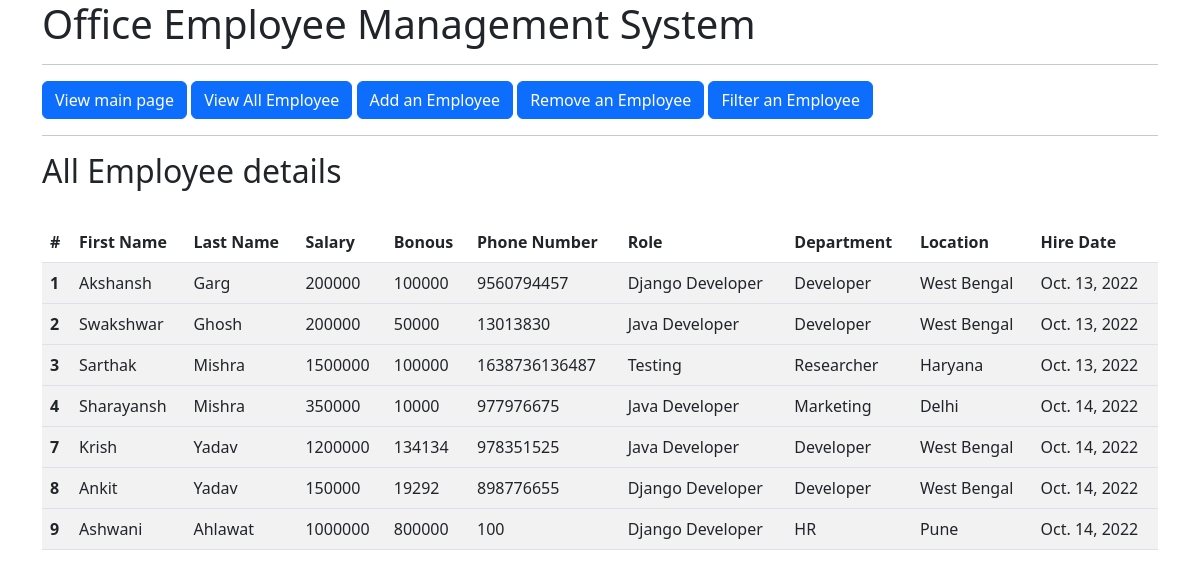
Page /view_all on the committed database.
### employee_app/models.py (models this page shows, shortened)
class Employee(models.Model):
    first_name = models.CharField(max_length=255)
    last_name = models.CharField(max_length=255)
    dept = models.ForeignKey(department, on_delete=models.CASCADE)
    salary = models.IntegerField(default=0)
    bonous = models.IntegerField(default=0)
    role = models.ForeignKey(Role, on_delete=models.CASCADE)
    phone = models.IntegerField(default=0)
    hire_date = models.DateField()

class Role(models.Model):
    name = models.CharField(max_length=255, null=False)

class department(models.Model):
    name = models.CharField(max_length=255, null=False)
    location = models.CharField(max_length=255)

### employee_app/views.py (the view)
# urls.py: path('view_all', views.view_all, name='view_all'),
def view_all(request):
    emps = Employee.objects.all()
    context = {
        'emps':emps
    }
    return render(request, 'view_all.html', context)

### templates/view_all.html
{% extends 'base.html' %}
{% block body %}
<h2>All Employee details</h2>
<br>
<table class="table table-striped">
    <thead>
      <tr>
        <th scope="col">#</th>
        <th scope="col">First Name</th>
        <th scope="col">Last Name</th>
        <th scope="col">Salary</th>
        <th scope="col">Bonous</th>
        <th scope="col">Phone Number</th>
        <th scope="col">Role</th>
        <th scope="col">Department</th>
        <th scope="col">Location</th>
        <th scope="col">Hire Date</th>
      </tr>
    </thead>
        {% for emp in emps %}
    <tbody>
      <tr>
        <th scope="row">{{emp.id}}</th>
        <td>{{emp.first_name}}</td>
        <td>{{emp.last_name}}</td>
        <td>{{emp.salary}}</td>
        <td>{{emp.bonous}}</td>
        <td>{{emp.phone}}</td>
        <td>{{emp.role.name}}</td>
        <td>{{emp.dept.name}}</td>
        <td>{{emp.dept.location}}</td>
        <td>{{emp.hire_date}}</td>
      </tr>
    </tbody>
        {% endfor %}
  </table>
{% endblock %}

### templates/base.html (shortened to what this page needs)
<!doctype html>
<html lang="en">
  <head>
    <link href="https://cdn.jsdelivr.net/npm/bootstrap@5.2.2/dist/css/bootstrap.min.css" rel="stylesheet">
  </head>
  <body>
    <div class="container">
        <h1>Office Employee Management System</h1>
        <hr>
            <a class="btn btn-primary" href="/" role="button">View main page</a>
           <a class="btn btn-primary" href="/view_all" role="button">View All Employee</a>
           <a class="btn btn-primary" href="/add" role="button">Add an Employee</a>
           <a class="btn btn-primary" href="/remove" role="button">Remove an Employee</a>
           <a class="btn btn-primary" href="/filter" role="button">Filter an Employee</a>
           <hr>
           {% block body %}
           {% endblock %}
    </div>
  </body>
</html>

### rows in the picture
Employee: id "1", first_name "Akshansh", last_name "Garg", salary "200000", bonous "100000", phone "9560794457", role.name "Django Developer", dept.name "Developer", dept.location "West Bengal", hire_date "Oct. 13, 2022"
Employee: id "2", first_name "Swakshwar", last_name "Ghosh", salary "200000", bonous "50000", phone "13013830", role.name "Java Developer", dept.name "Developer", dept.location "West Bengal", hire_date "Oct. 13, 2022"
Employee: id "3", first_name "Sarthak", last_name "Mishra", salary "1500000", bonous "100000", phone "1638736136487", role.name "Testing", dept.name "Researcher", dept.location "Haryana", hire_date "Oct. 13, 2022"
Employee: id "4", first_name "Sharayansh", last_name "Mishra", salary "350000", bonous "10000", phone "977976675", role.name "Java Developer", dept.name "Marketing", dept.location "Delhi", hire_date "Oct. 14, 2022"
Employee: id "7", first_name "Krish", last_name "Yadav", salary "1200000", bonous "134134", phone "978351525", role.name "Java Developer", dept.name "Developer", dept.location "West Bengal", hire_date "Oct. 14, 2022"
Employee: id "8", first_name "Ankit", last_name "Yadav", salary "150000", bonous "19292", phone "898776655", role.name "Django Developer", dept.name "Developer", dept.location "West Bengal", hire_date "Oct. 14, 2022"
Employee: id "9", first_name "Ashwani", last_name "Ahlawat", salary "1000000", bonous "800000", phone "100", role.name "Django Developer", dept.name "HR", dept.location "Pune", hire_date "Oct. 14, 2022"
